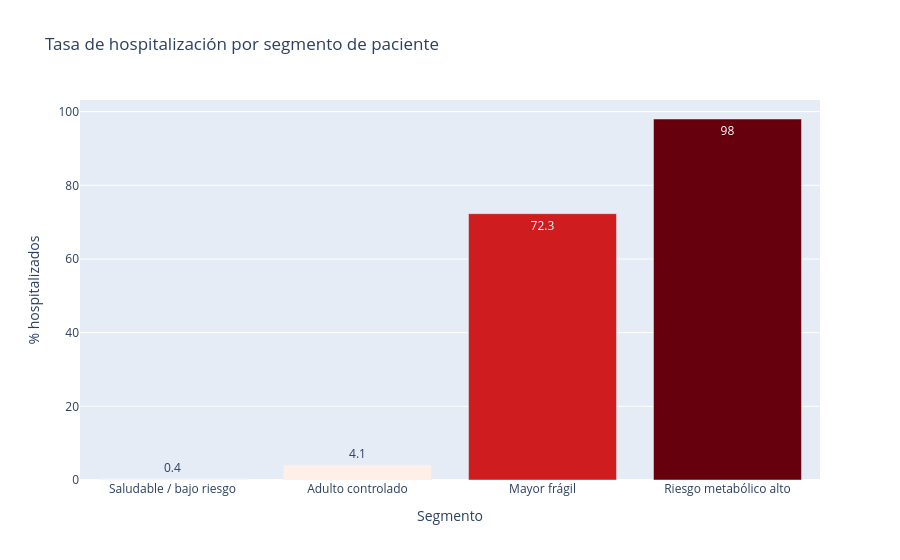

The notebook cell this image was saved under:
### Markdown cell above
## 32. Visualización 1 — Barras: tasa de hospitalización por segmento

Responde: ¿qué perfil de paciente se hospitaliza más?

### Code cell
tasa_seg = df.groupby("segmento", observed=True)["hospitalizado"].mean().reset_index()
tasa_seg["hospitalizado"] = (tasa_seg["hospitalizado"] * 100).round(1)
tasa_seg = tasa_seg.sort_values("hospitalizado")  # ordenar de menor a mayor

fig1 = px.bar(
    tasa_seg, x="segmento", y="hospitalizado",
    title="Tasa de hospitalización por segmento de paciente",
    labels={"segmento": "Segmento", "hospitalizado": "% hospitalizados"},
    text="hospitalizado", color="hospitalizado",
    color_continuous_scale="Reds")
fig1.update_layout(coloraxis_showscale=False)
fig1.show()

### Figure 1 — Plotly figure (JSON) as saved in the notebook; plotly's stock layout.template omitted (floating-point values rounded to 4 significant figures)
{"data": [{"hovertemplate": "Segmento=%{x}<br>% hospitalizados=%{marker.color}<extra></extra>", "legendgroup": "", "marker": {"color": [0.4, 4.1, 72.3, 98.0], "coloraxis": "coloraxis", "pattern": {"shape": ""}}, "name": "", "orientation": "v", "showlegend": false, "text": [0.4, 4.1, 72.3, 98.0], "textposition": "auto", "type": "bar", "x": ["Saludable / bajo riesgo", "Adulto controlado", "Mayor frágil", "Riesgo metabólico alto"], "xaxis": "x", "y": [0.4, 4.1, 72.3, 98.0], "yaxis": "y"}], "layout": {"barmode": "relative", "coloraxis": {"autocolorscale": false, "colorbar": {"title": {"text": "% hospitalizados"}}, "colorscale": [[0, "rgb(255,245,240)"], [0.125, "rgb(254,224,210)"], [0.25, "rgb(252,187,161)"], [0.375, "rgb(252,146,114)"], [0.5, "rgb(251,106,74)"], [0.625, "rgb(239,59,44)"], [0.75, "rgb(203,24,29)"], [0.875, "rgb(165,15,21)"], [1, "rgb(103,0,13)"]], "showscale": false}, "legend": {"tracegroupgap": 0}, "title": {"text": "Tasa de hospitalización por segmento de paciente"}, "xaxis": {"anchor": "y", "domain": [0, 1], "title": {"text": "Segmento"}}, "yaxis": {"anchor": "x", "domain": [0, 1], "title": {"text": "% hospitalizados"}}}}
